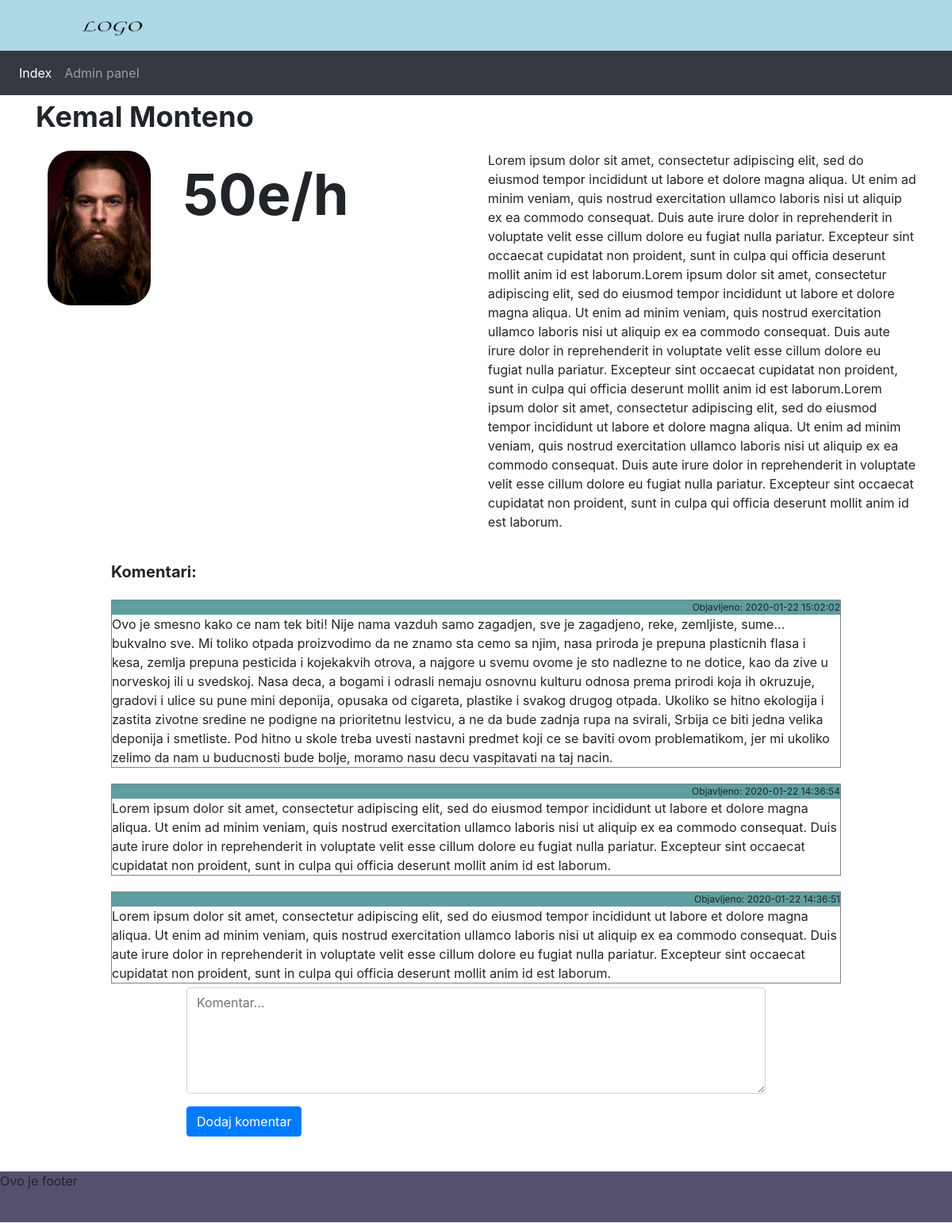
Page /controllers/view_single?id=8 on the committed database.
### tables this page shows
CREATE TABLE `profiles` (
  `profile_id` int(11) NOT NULL AUTO_INCREMENT,
  `profile_name` varchar(50) DEFAULT NULL,
  `profile_price` int(11) DEFAULT NULL,
  `profile_description` longtext,
  `profile_image` varchar(50) DEFAULT NULL,
  PRIMARY KEY (`profile_id`)
);

CREATE TABLE `comments` (
  `comment_id` int(11) NOT NULL AUTO_INCREMENT,
  `profile_id` int(11) NOT NULL,
  `comment_text` longtext,
  `created` timestamp NULL DEFAULT CURRENT_TIMESTAMP,
  `is_enabled` tinyint(4) DEFAULT '0',
  PRIMARY KEY (`comment_id`),
  KEY `profile_id_idx` (`profile_id`)
);

### classes/Template.php (called while the page is built, shortened)
<?php
class Template {
    protected $template;
    public function __construct($template){
        $this->template = $template;
    }
    public function __toString(){
    	include basename($this->template);
      	return ob_get_clean();
    }
}

### classes/Database.php (called while the page is built, shortened)
<?php
class Database {
	private $host = DB_HOST;
	private $user = DB_USER;
	private $pass = DB_PASS;
	private $dbname = DB_NAME;
	private $dbh;
	private $stmt;
	public function __construct() {
		$dsn = 'mysql:host=' . $this->host . ';dbname=' . $this->dbname;
		$options = array (
				PDO::ATTR_ERRMODE => PDO::ERRMODE_EXCEPTION,
                PDO::MYSQL_ATTR_INIT_COMMAND => "SET NAMES utf8mb4"
		);
		try {
			$this->dbh = new PDO ($dsn, $this->user, $this->pass, $options);
		}
		catch ( PDOException $e ) {
			$this->error = $e->getMessage();
		}
	}
	public function query($query) {
		$this->stmt = $this->dbh->prepare($query);
	}
	public function bind($param, $value, $type = null) {
		if (is_null ( $type )) {
			switch (true) {
				default :
					$type = PDO::PARAM_STR;
			}
		}
		$this->stmt->bindValue ( $param, $value, $type );
	}
	public function execute(){
		return $this->stmt->execute();
	}
	public function resultset(){
		$this->execute();
		return $this->stmt->fetchAll(PDO::FETCH_OBJ);
	}
	public function single(){
		$this->execute();
		return $this->stmt->fetch(PDO::FETCH_OBJ);
	}
}

### classes/Profile.php (called while the page is built, shortened)
<?php
class Profile
{
    private $database;
    public function __construct($db)
    {
        $this->database = $db;
    }
    public function getSingleProfile($id)
    {
        $this->database->query("SELECT * FROM `profiles` where profile_id=$id");
        return $this->database->single();
    }
}

### classes/Comment.php (called while the page is built, shortened)
<?php
class Comment
{
    private $database;
    public function __construct($db)
    {
        $this->database = $db;
    }
    public function getAllComments($id)
    {
        $this->database->query("SELECT * FROM `comments` where profile_id=:id order by created desc");
        $this->database->bind(':id', $id);
        return $this->database->resultset();
    }
}

### templates/view_single.php (the view, shortened to what this page needs)
<div id="name" class="row">
    <div class="col-md-12">
        <p><?php echo $profile->profile_name; ?></p>
    </div>
</div>
<div class="row">
    <div class="col-md-6">
        <div class="col-sm-2">
            <img class="profile_image round" src="../assets/images/<?php echo $profile->profile_image; ?>">
        </div>
        <div class="col-sm-10">
            <p id="price"><?php echo $profile->profile_price; ?>e/h</p>
        </div>
    </div>
    <div class="col-md-6">
        <p><?php echo $profile->profile_description ?></p>
    </div>
</div>
<div class="row">
    <div class="col-md-10 offset-1">
        <p id="comment_title">Komentari:</p>
        <?php if (isset($comments))  : ?>
            <?php foreach ($comments as $comment) : ?>
                <?php if ($comment->is_enabled == 1) : ?>
                    <div class="comments">
                        <p class="date_created">Objavljeno: <?php echo $comment->created; ?></p>
                        <p class="comment_body"><?php echo $comment->comment_text; ?></p>
                    </div>
                <?php endif; endforeach ?>
        <?php endif ?>
    </div>
</div>
<div class="row">
    <div class="col-md-8 offset-2">
        <form action="comments.php" method="post">
            <div class="form-group">
                <textarea class="form-control" id="comment" placeholder="Komentar..." cols="100" rows="5"
                          name="comment_text" required></textarea>
            </div>
            <input type="submit" class="btn btn-primary" name="dodaj_komentar" value="Dodaj komentar">
        </form>
    </div>
</div>
<br>

### assets/css/style.css (style rules this page uses)
.profile_image { position: relative; left: 0; width: 80px; float: left; }
.round { border-radius: 30px; width: 130px; }
#price { font-size: 72px; font-weight: bolder; padding-left: 50px; text-align: center; }
#comment_title { margin-top: 20px; font-weight: bolder; font-size: 20px; }
#name { font-size: 36px; font-weight: bold; }
.comments { margin-top: 20px; border: 1px solid gray; margin-bottom: 5px; }
.date_created { background-color: cadetblue; text-align: right; font-size: 12px; margin: 0; }
.comment_body { margin: 0; }

### rows in the picture
profiles: profile_name "Kemal Monteno", profile_image (picture), profile_price "50", profile_description "Lorem ipsum dolor sit amet, consectetur adipiscing elit, sed do eiusmod tempor incididunt ut labore et dolore magna aliqua. Ut enim ad minim veniam, quis nostrud exercitation ullamco laboris nisi ut aliquip ex ea commodo consequat. Duis aute irure dolor in reprehenderit in voluptate velit esse cillum dolore eu fugiat nulla pariatur. Excepteur sint occaecat cupidatat non proident, sunt in culpa qui officia deserunt mollit anim id est laborum.Lorem ipsum dolor sit amet, consectetur adipiscing elit, sed do eiusmod tempor incididunt ut labore et dolore magna aliqua. Ut enim ad minim veniam, quis nostrud exercitation ullamco laboris nisi ut aliquip ex ea commodo consequat. Duis aute irure dolor…"
comments: created "2020-01-22 15:02:02", comment_text "Ovo je smesno kako ce nam tek biti! Nije nama vazduh samo zagadjen, sve je zagadjeno, reke, zemljiste, sume... bukvalno sve. Mi toliko otpada proizvodimo da ne znamo sta cemo sa njim, nasa priroda je prepuna plasticnih flasa i kesa, zemlja prepuna pesticida i kojekakvih otrova, a najgore u svemu ovome je sto nadlezne to ne dotice, kao da zive u norveskoj ili u svedskoj. Nasa deca, a bogami i odrasli nemaju osnovnu kulturu odnosa prema prirodi koja ih okruzuje, gradovi i ulice su pune mini deponija, opusaka od cigareta, plastike i svakog drugog otpada. Ukoliko se hitno ekologija i zastita zivotne sredine ne podigne na prioritetnu lestvicu, a ne da bude zadnja rupa na svirali, Srbija ce biti…"
comments: created "2020-01-22 14:36:54", comment_text "Lorem ipsum dolor sit amet, consectetur adipiscing elit, sed do eiusmod tempor incididunt ut labore et dolore magna aliqua. Ut enim ad minim veniam, quis nostrud exercitation ullamco laboris nisi ut aliquip ex ea commodo consequat. Duis aute irure dolor in reprehenderit in voluptate velit esse cillum dolore eu fugiat nulla pariatur. Excepteur sint occaecat cupidatat non proident, sunt in culpa qui officia deserunt mollit anim id est laborum."
comments: created "2020-01-22 14:36:51", comment_text "Lorem ipsum dolor sit amet, consectetur adipiscing elit, sed do eiusmod tempor incididunt ut labore et dolore magna aliqua. Ut enim ad minim veniam, quis nostrud exercitation ullamco laboris nisi ut aliquip ex ea commodo consequat. Duis aute irure dolor in reprehenderit in voluptate velit esse cillum dolore eu fugiat nulla pariatur. Excepteur sint occaecat cupidatat non proident, sunt in culpa qui officia deserunt mollit anim id est laborum."
